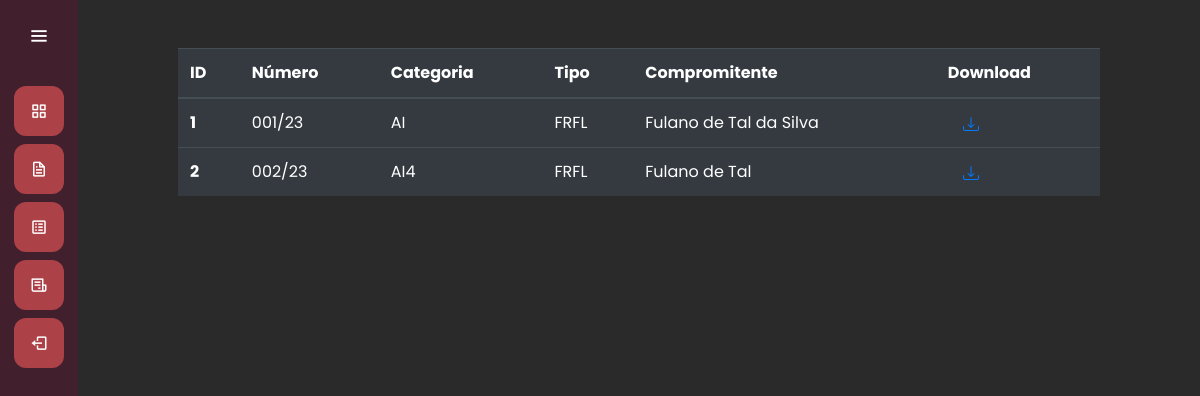
Before: /autorizacao/listar_autorizacao/ (signed in) with the older database file.
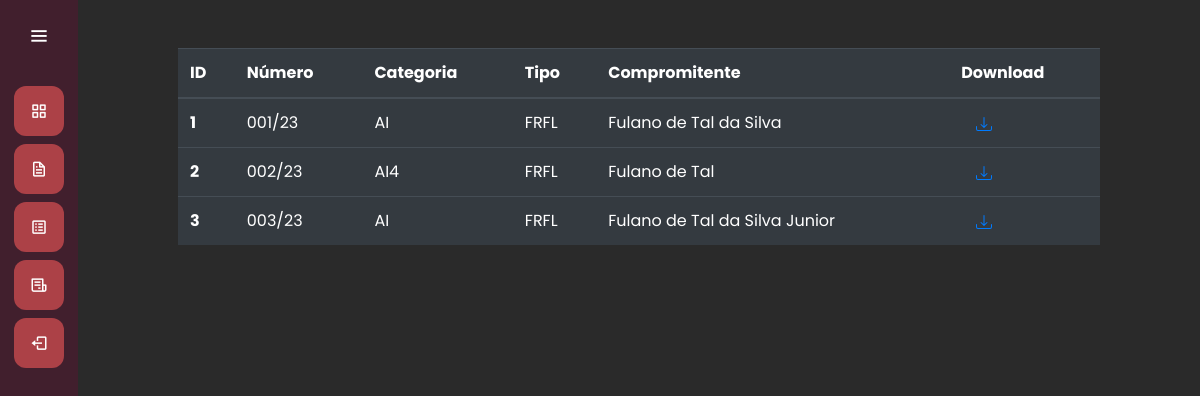
After: the same page with the newer database file.
### autorizacao/models.py (models this page shows, shortened)
class Autorizacao(models.Model):
    categoria = models.CharField(max_length=50)
    tipo = models.CharField(max_length=50)
    numero = models.CharField(max_length=50)
    emissao = models.DateField()
    validade = models.IntegerField()
    proc_ADM = models.CharField(max_length=50)
    tcaNum = models.CharField(max_length=50)
    compromitente = models.CharField(max_length=100)
    cpfcnpj = models.CharField(max_length=50)
    insc_CAD = models.CharField(max_length=50)
    endereco = models.CharField(max_length=50)
    quadra = models.CharField(max_length=50)
    lote = models.CharField(max_length=50)
    bairro = models.CharField(max_length=50)
    area_lote = models.IntegerField()
    sup_aut = models.IntegerField()
    matricula = models.CharField(max_length=50)
    anuencia_CETESB = models.CharField(max_length=50)
    anuencia_CONDEMA = models.CharField(max_length=50)
    compensacao_averbacao = models.IntegerField()
    observacao = models.CharField(max_length=100)
    objetivo = models.CharField(max_length=100)
    local = models.CharField(max_length=50)
    nativos = models.IntegerField()
    exoticos = models.IntegerField()
    euterpe = models.IntegerField()
    transplante = models.CharField(max_length=50)
    vegetacao = models.CharField(max_length=50)
    estagio = models.CharField(max_length=50)
    area_aut = models.IntegerField()
    recup_PRAD = models.IntegerField()
    app1 = models.CharField(max_length=50)
    app2 = models.CharField(max_length=50)
    reserva = models.CharField(max_length=50)
    restricao = models.CharField(max_length=100)
    area_rest = models.IntegerField(default=0)

### autorizacao/views.py (the view)
# urls.py: path('listar_autorizacao/', views.listar_autorizacao, name="listar_autorizacao"),
@login_required(login_url="/auth/login/")
def listar_autorizacao(request):
    if request.method == "GET":
        autorizacoes = Autorizacao.objects.all()
        return render(request, 'listar_autorizacao.html', {'autorizacoes': autorizacoes})

### autorizacao/templates/listar_autorizacao.html (shortened to what this page needs)
{% extends 'base.html' %}
{% load static %}
{% block 'head'  %}
    <link rel="stylesheet" href="{% static 'autorizacao/css/autorizacao.css' %}">
    <link rel="stylesheet" href="{% static 'relatorios/css/listar_relatorio.css' %}">
{% endblock  %}
{% block 'dashboard'  %}
    <br>
    <br>
    <div class="container-fluid distanciamento">
        <table class="table table-dark">
            <thead>
                <tr>
                    <th scope="col">ID</th>
                    <th scope="col">Número</th>
                    <th scope="col">Categoria</th>
                    <th scope="col">Tipo</th>
                    <th scope="col">Compromitente</th>
                    <th scope="col">Download</th>
                </tr>
            </thead>
            <tbody>
                {% for autorizacao in autorizacoes %}
                    <tr>
                        <th scope="row">{{autorizacao.id}}</th>
                        <td>{{autorizacao.numero}}</td>
                        <td>{{autorizacao.categoria}}</td>
                        <td>{{autorizacao.tipo}}</td>
                        <td>{{autorizacao.compromitente}}</td>
                        <td>
                            <a class="col-md" href="{% url 'baixar' autorizacao.id %}">
                            </a>
                        </td>
                    </tr>
                {% endfor %}
            </tbody>
        </table>
    </div>
{% endblock  %}

Changed rows visible on the page:
added Autorizacao: id "3", numero "003/23", categoria "AI", tipo "FRFL", compromitente "Fulano de Tal da Silva Junior"
